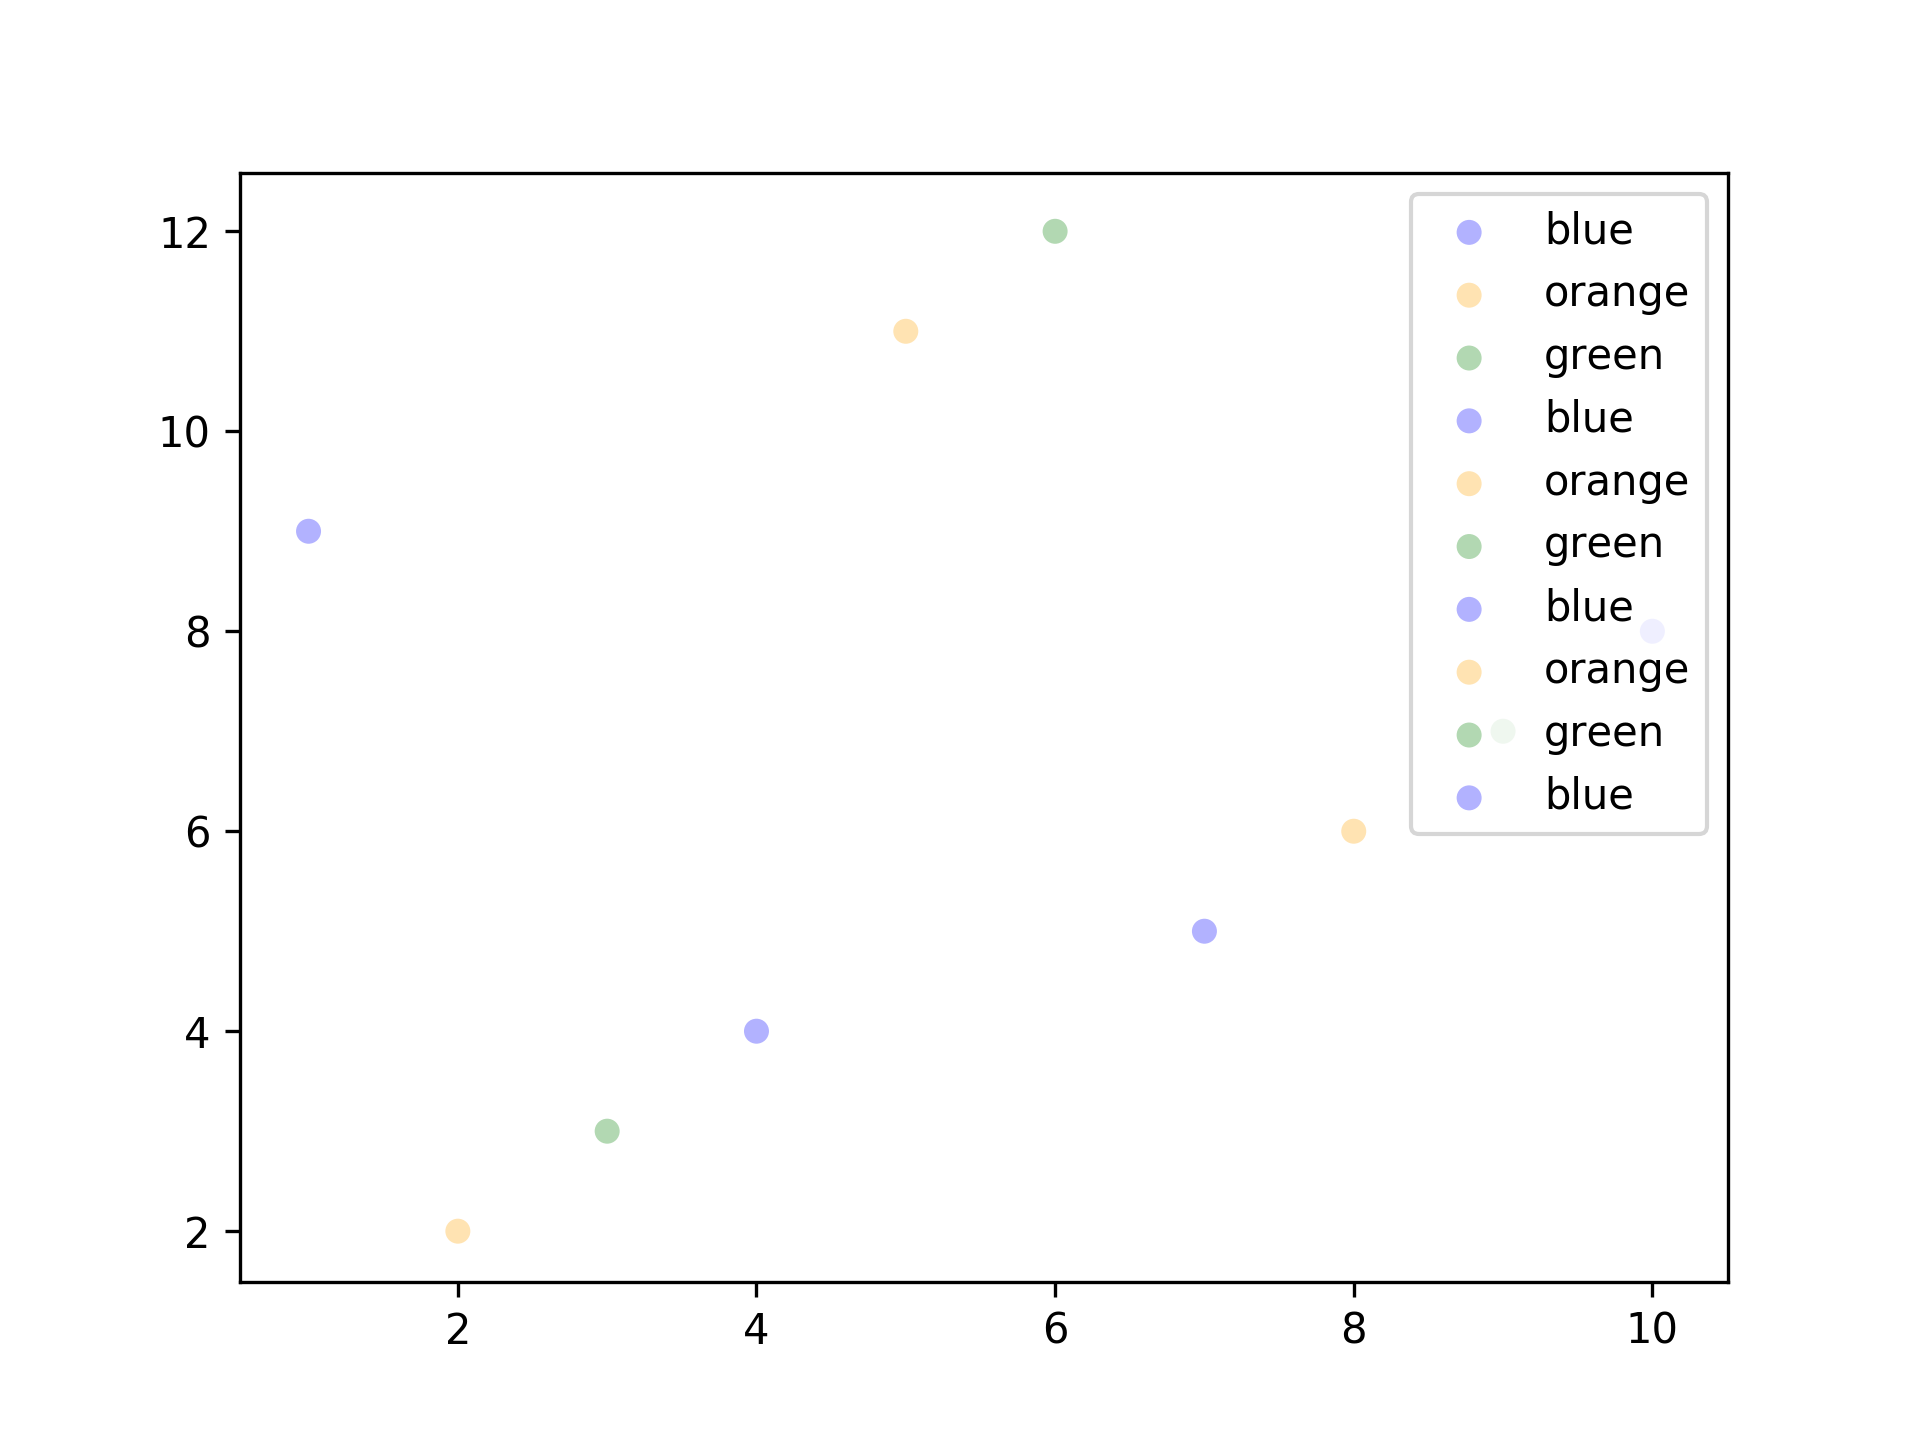

The Python source for this figure:
import numpy as np
np.random.seed(19689801)
import matplotlib.pyplot as plt

x = range(1,11)
y = [9,2,3,4,11,12,5,6,7,8]
color = ['blue','orange','green','blue','orange','green','blue','orange','green','blue','orange','green','blue','orange','green','blue','orange','green','blue','orange','green','blue','orange','green','blue','orange','green','blue','orange','green']
print(len(x),len(y),len(color))

fig, ax = plt.subplots()
for n in range(0,len(x)):
    #n = 750
    #x, y = np.random.rand(2, n)
    #scale = 200.0 * np.random.rand(n)
    ax.scatter(x[n], y[n], c=color[n], label=color[n],
               alpha=0.3, edgecolors='none')

ax.legend(loc=1)
#ax.grid(True)

plt.show()
plt.savefig('color.png',dpi=300)
